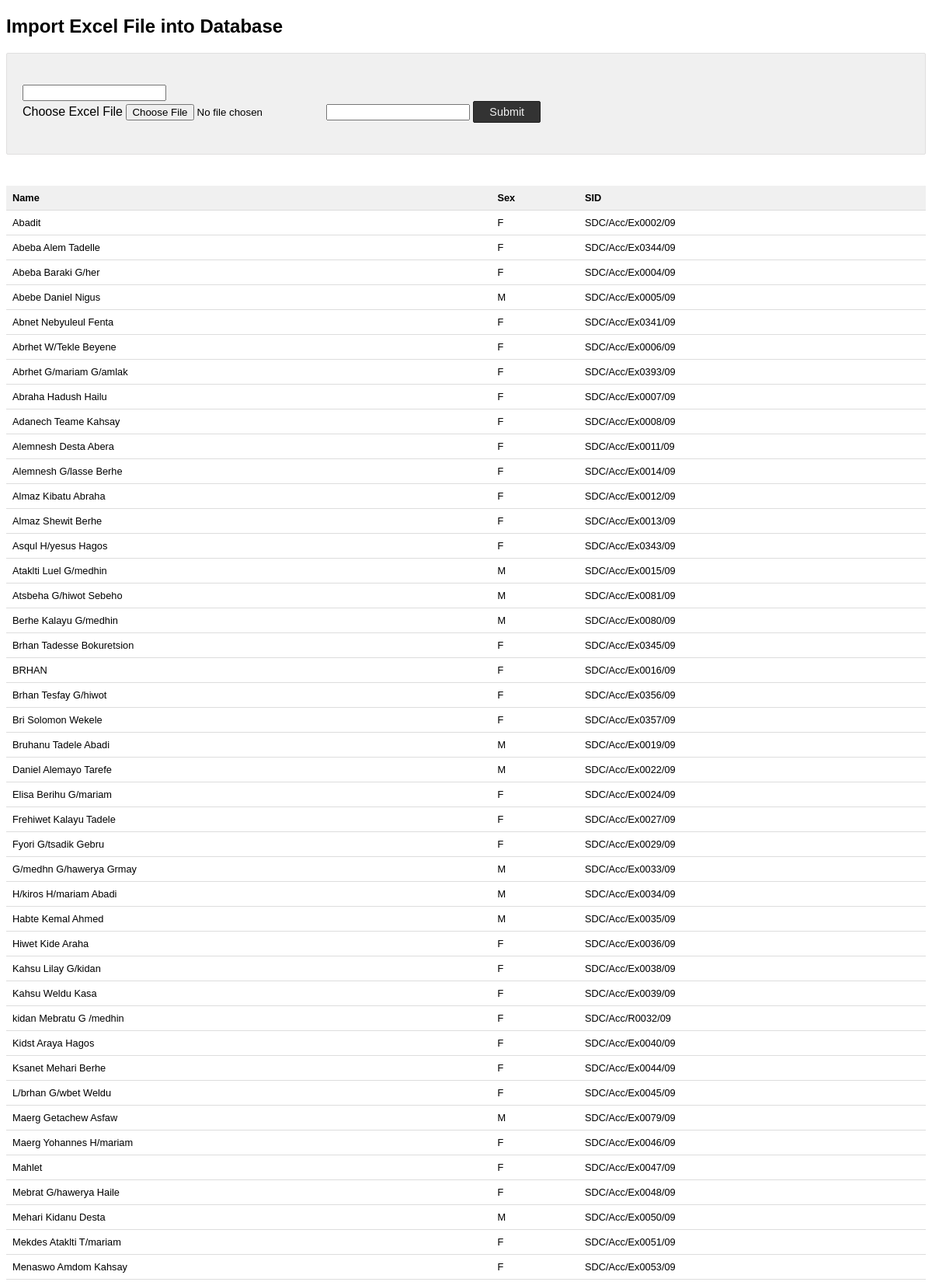
The app's page /admin/acctest.php (upper part) with its own data.
### tables this page shows
CREATE TABLE `student` (
  `id` int(11) NOT NULL AUTO_INCREMENT,
  `year` varchar(255) NOT NULL,
  `sid` varchar(255) NOT NULL,
  `Fname` varchar(255) NOT NULL,
  `Lname` varchar(255) NOT NULL,
  `address` varchar(255) NOT NULL,
  `DBdate` varchar(255) NOT NULL,
  `placeofbirth` varchar(255) NOT NULL,
  `Nationality` varchar(255) NOT NULL,
  `Contactno` varchar(255) NOT NULL,
  `Typeofenrollment` varchar(255) NOT NULL,
  `Faculty` varchar(255) NOT NULL,
  `Department` varchar(255) NOT NULL,
  `Civilstatus` varchar(255) NOT NULL,
  `Gradianname` varchar(255) NOT NULL,
  `Gardiancontact` varchar(255) NOT NULL,
  `req1` int(11) NOT NULL,
  `req2` int(11) NOT NULL,
  `req3` int(11) NOT NULL,
  `req4` int(11) NOT NULL,
  `req5` int(11) NOT NULL,
  `tenthgraderesult` varchar(255) NOT NULL,
  `twelivethgraderesult` varchar(255) NOT NULL,
  `cgpa` varchar(255) NOT NULL,
  `sex` char(5) NOT NULL,
  `gname` varchar(255) NOT NULL,
  `scurrentyear` int(11) NOT NULL,
  `scurrentsemester` varchar(255) NOT NULL,
  `section` varchar(20) NOT NULL,
  `remark` varchar(255) NOT NULL,
  PRIMARY KEY (`id`),
  UNIQUE KEY `sid` (`sid`),
  UNIQUE KEY `sid_2` (`sid`)
);

### admin/acctest.php (the view, shortened to what this page needs)
<?php
$conn = mysqli_connect("localhost","root","","studentmanagment");
?>
<!DOCTYPE html>
<html>
<head>
</head>
<body>
    <h2>Import Excel File into Database</h2>
    <div class="outer-container">
        <form action="acctest.php" method="post"
            name="frmExcelImport" id="frmExcelImport" enctype="multipart/form-data">
<input type="text" name="test"/>
            <div>
                <label>Choose Excel
                    File</label> <input type="file" name="file"
                    id="file" accept=".xls,.xlsx">
                  <input type="text" name="test"/>
                <input type="submit" name="import" class="btn-submit" id="submit">
            </div>
        </form>
    </div>
<?php
    $sqlSelect = "SELECT * FROM student";
    $result = mysqli_query($conn, $sqlSelect);
if (mysqli_num_rows($result) > 0)
{
?>
    <table class='tutorial-table'>
        <thead>
            <tr>
                <th>Name</th>
                <th>Sex</th>
                 <th>SID</th>
            </tr>
        </thead>
<?php
    while ($row = mysqli_fetch_array($result)) {
?>
        <tbody>
        <tr>
            <td><?php  echo $row['Fname']; ?></td>
            <td><?php  echo $row['sex']; ?></td>
            <td><?php  echo $row['sid']; ?></td>
        </tr>
<?php
    }
?>
        </tbody>
    </table>
<?php
}
?>
</body>
</html>

### admin/acctest.php (style rules this page uses)
body { font-family: Arial; }
.outer-container { background: #F0F0F0; border: #e0dfdf 1px solid; padding: 40px 20px; border-radius: 2px; }
.btn-submit { background: #333; border: #1d1d1d 1px solid; border-radius: 2px; color: #f0f0f0; cursor: pointer; padding: 5px 20px; font-size:0.9em; }
.tutorial-table { margin-top: 40px; font-size: 0.8em; border-collapse: collapse; width: 100%; }
.tutorial-table th { background: #f0f0f0; border-bottom: 1px solid #dddddd; padding: 8px; text-align: left; }
.tutorial-table td { background: #FFF; border-bottom: 1px solid #dddddd; padding: 8px; text-align: left; }

### records on screen
student: Fname "Abadit", sex "F", sid "SDC/Acc/Ex0002/09"
student: Fname "Abeba Alem Tadelle", sex "F", sid "SDC/Acc/Ex0344/09"
student: Fname "Abeba Baraki G/her", sex "F", sid "SDC/Acc/Ex0004/09"
student: Fname "Abebe Daniel Nigus", sex "M", sid "SDC/Acc/Ex0005/09"
student: Fname "Abnet Nebyuleul Fenta", sex "F", sid "SDC/Acc/Ex0341/09"
student: Fname "Abrhet W/Tekle Beyene", sex "F", sid "SDC/Acc/Ex0006/09"
student: Fname "Abrhet G/mariam G/amlak", sex "F", sid "SDC/Acc/Ex0393/09"
student: Fname "Abraha Hadush Hailu", sex "F", sid "SDC/Acc/Ex0007/09"
student: Fname "Adanech Teame Kahsay", sex "F", sid "SDC/Acc/Ex0008/09"
student: Fname "Alemnesh Desta Abera", sex "F", sid "SDC/Acc/Ex0011/09"
student: Fname "Alemnesh G/lasse Berhe", sex "F", sid "SDC/Acc/Ex0014/09"
student: Fname "Almaz Kibatu Abraha", sex "F", sid "SDC/Acc/Ex0012/09"
student: Fname "Almaz Shewit Berhe", sex "F", sid "SDC/Acc/Ex0013/09"
student: Fname "Asqul H/yesus Hagos", sex "F", sid "SDC/Acc/Ex0343/09"
student: Fname "Ataklti Luel G/medhin", sex "M", sid "SDC/Acc/Ex0015/09"
student: Fname "Atsbeha G/hiwot Sebeho", sex "M", sid "SDC/Acc/Ex0081/09"
student: Fname "Berhe Kalayu G/medhin", sex "M", sid "SDC/Acc/Ex0080/09"
student: Fname "Brhan Tadesse Bokuretsion", sex "F", sid "SDC/Acc/Ex0345/09"
student: Fname "BRHAN", sex "F", sid "SDC/Acc/Ex0016/09"
student: Fname "Brhan Tesfay G/hiwot", sex "F", sid "SDC/Acc/Ex0356/09"
student: Fname "Bri Solomon Wekele", sex "F", sid "SDC/Acc/Ex0357/09"
student: Fname "Bruhanu Tadele Abadi", sex "M", sid "SDC/Acc/Ex0019/09"
student: Fname "Daniel Alemayo Tarefe", sex "M", sid "SDC/Acc/Ex0022/09"
student: Fname "Elisa Berihu G/mariam", sex "F", sid "SDC/Acc/Ex0024/09"
student: Fname "Frehiwet Kalayu Tadele", sex "F", sid "SDC/Acc/Ex0027/09"
student: Fname "Fyori G/tsadik Gebru", sex "F", sid "SDC/Acc/Ex0029/09"
student: Fname "G/medhn G/hawerya Grmay", sex "M", sid "SDC/Acc/Ex0033/09"
student: Fname "H/kiros H/mariam Abadi", sex "M", sid "SDC/Acc/Ex0034/09"
student: Fname "Habte Kemal Ahmed", sex "M", sid "SDC/Acc/Ex0035/09"
student: Fname "Hiwet Kide Araha", sex "F", sid "SDC/Acc/Ex0036/09"
student: Fname "Kahsu Lilay G/kidan", sex "F", sid "SDC/Acc/Ex0038/09"
student: Fname "Kahsu Weldu Kasa", sex "F", sid "SDC/Acc/Ex0039/09"
student: Fname "kidan Mebratu G /medhin", sex "F", sid "SDC/Acc/R0032/09"
student: Fname "Kidst Araya Hagos", sex "F", sid "SDC/Acc/Ex0040/09"
student: Fname "Ksanet Mehari Berhe", sex "F", sid "SDC/Acc/Ex0044/09"
student: Fname "L/brhan G/wbet Weldu", sex "F", sid "SDC/Acc/Ex0045/09"
student: Fname "Maerg Getachew Asfaw", sex "M", sid "SDC/Acc/Ex0079/09"
student: Fname "Maerg Yohannes H/mariam", sex "F", sid "SDC/Acc/Ex0046/09"
student: Fname "Mahlet", sex "F", sid "SDC/Acc/Ex0047/09"
student: Fname "Mebrat G/hawerya Haile", sex "F", sid "SDC/Acc/Ex0048/09"
student: Fname "Mehari Kidanu Desta", sex "M", sid "SDC/Acc/Ex0050/09"
student: Fname "Mekdes Ataklti T/mariam", sex "F", sid "SDC/Acc/Ex0051/09"
student: Fname "Menaswo Amdom Kahsay", sex "F", sid "SDC/Acc/Ex0053/09"
